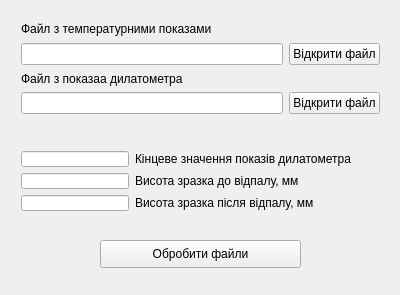
<?xml version="1.0" encoding="UTF-8"?>
<ui version="4.0">
 <class>DilatometryHelper</class>
 <widget class="QMainWindow" name="DilatometryHelper">
  <property name="geometry">
   <rect>
    <x>0</x>
    <y>0</y>
    <width>400</width>
    <height>295</height>
   </rect>
  </property>
  <property name="windowTitle">
   <string>DilatometryHelper</string>
  </property>
  <property name="locale">
   <locale language="Ukrainian" country="Ukraine"/>
  </property>
  <widget class="QWidget" name="centralWidget">
   <widget class="QPushButton" name="pbStartProcess">
    <property name="geometry">
     <rect>
      <x>100</x>
      <y>240</y>
      <width>201</width>
      <height>28</height>
     </rect>
    </property>
    <property name="text">
     <string>Обробити файли</string>
    </property>
   </widget>
   <widget class="QWidget" name="">
    <property name="geometry">
     <rect>
      <x>10</x>
      <y>10</y>
      <width>381</width>
      <height>115</height>
     </rect>
    </property>
    <layout class="QVBoxLayout" name="verticalLayout">
     <item>
      <widget class="QLabel" name="label">
       <property name="text">
        <string>Файл з температурними показами</string>
       </property>
      </widget>
     </item>
     <item>
      <layout class="QHBoxLayout" name="horizontalLayout_2">
       <item>
        <widget class="QLineEdit" name="leTempr"/>
       </item>
       <item>
        <widget class="QPushButton" name="pbOpenTempr">
         <property name="text">
          <string>Відкрити файл</string>
         </property>
        </widget>
       </item>
      </layout>
     </item>
     <item>
      <widget class="QLabel" name="label_2">
       <property name="text">
        <string>Файл з показаа дилатометра</string>
       </property>
      </widget>
     </item>
     <item>
      <layout class="QHBoxLayout" name="horizontalLayout_3">
       <item>
        <widget class="QLineEdit" name="leDilat"/>
       </item>
       <item>
        <widget class="QPushButton" name="pbOpenDilat">
         <property name="text">
          <string>Відкрити файл</string>
         </property>
        </widget>
       </item>
      </layout>
     </item>
    </layout>
   </widget>
   <widget class="QWidget" name="">
    <property name="geometry">
     <rect>
      <x>10</x>
      <y>140</y>
      <width>381</width>
      <height>82</height>
     </rect>
    </property>
    <layout class="QFormLayout" name="formLayout">
     <item row="0" column="0">
      <widget class="QLineEdit" name="leFinalValueDilat"/>
     </item>
     <item row="0" column="1">
      <widget class="QLabel" name="label_3">
       <property name="text">
        <string>Кінцеве значення показів дилатометра</string>
       </property>
      </widget>
     </item>
     <item row="1" column="0">
      <widget class="QLineEdit" name="leStartHight"/>
     </item>
     <item row="1" column="1">
      <widget class="QLabel" name="label_4">
       <property name="text">
        <string>Висота зразка до відпалу, мм</string>
       </property>
      </widget>
     </item>
     <item row="2" column="0">
      <widget class="QLineEdit" name="leFinHight"/>
     </item>
     <item row="2" column="1">
      <widget class="QLabel" name="label_5">
       <property name="text">
        <string>Висота зразка після відпалу, мм</string>
       </property>
      </widget>
     </item>
    </layout>
   </widget>
   <zorder>leTempr</zorder>
   <zorder>pbOpenTempr</zorder>
   <zorder>pbOpenDilat</zorder>
   <zorder>leDilat</zorder>
   <zorder>leTempr</zorder>
   <zorder>leDilat</zorder>
   <zorder>pbOpenTempr</zorder>
   <zorder>pbOpenDilat</zorder>
   <zorder>label</zorder>
   <zorder>pbOpenTempr</zorder>
   <zorder>pbOpenDilat</zorder>
   <zorder>label</zorder>
   <zorder></zorder>
   <zorder>label_2</zorder>
   <zorder></zorder>
   <zorder>leFinalValueDilat</zorder>
   <zorder>label_3</zorder>
   <zorder>leFinalValueDilat</zorder>
   <zorder>label_3</zorder>
   <zorder>pbStartProcess</zorder>
  </widget>
  <widget class="QMenuBar" name="menuBar">
   <property name="geometry">
    <rect>
     <x>0</x>
     <y>0</y>
     <width>400</width>
     <height>26</height>
    </rect>
   </property>
  </widget>
 </widget>
 <layoutdefault spacing="6" margin="11"/>
 <resources/>
 <connections/>
</ui>
